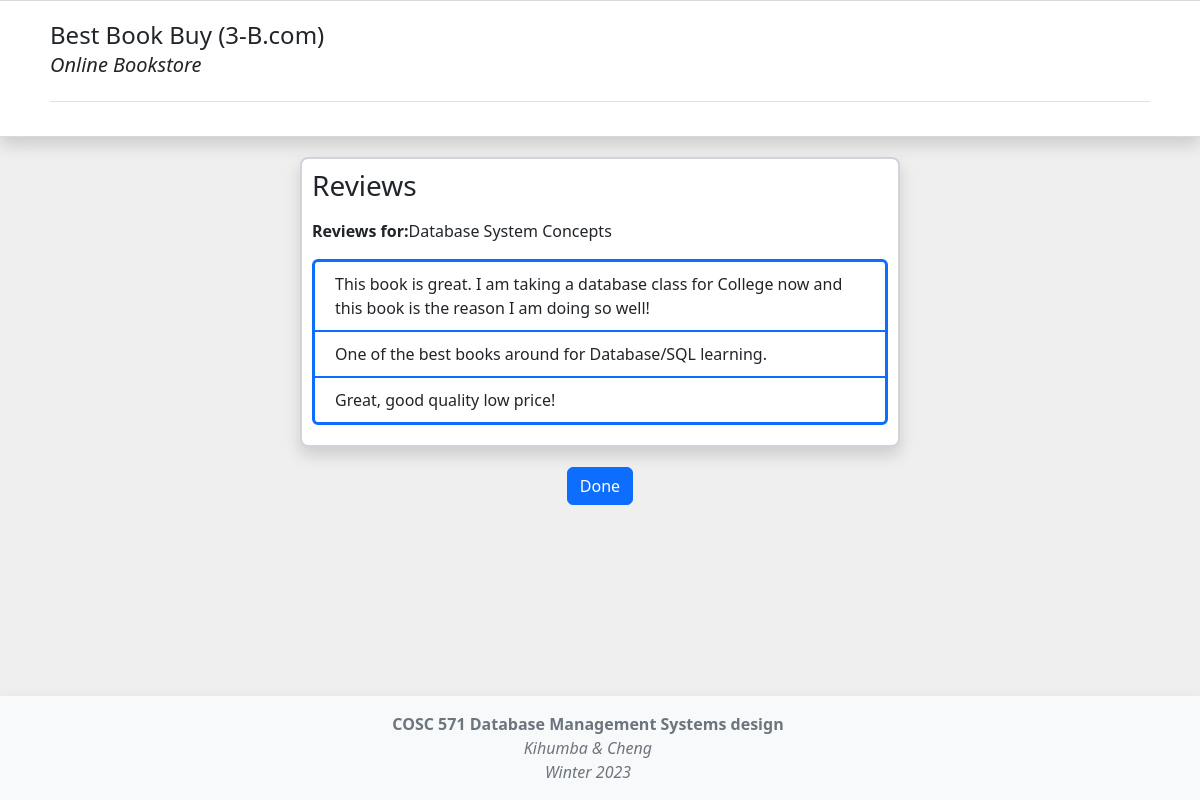
The app's page /screen4.php?id=9780073523323 with its own data.
### tables this page shows
create table book
	(title varchar(200) not null,
	 author varchar(100),
 	 publisher varchar(100),
 	 price float(2) check (price > 0),
	 isbn numeric(13,0),
	 category_Id integer,
	 primary key (isbn),
	 foreign key (category_Id) references category(category_Id));

create table review
	(review_num integer,
	 comment varchar(500),
	 ISBN numeric(13,0),
	 primary key(review_num, ISBN),
	 foreign key(isbn) references book(ISBN));

### screen4.php (the view, shortened to what this page needs)
<!DOCTYPE html>
<html>
	<head>
		<link rel="stylesheet" href="https://cdn.jsdelivr.net/npm/bootstrap@5.2.0/dist/css/bootstrap.min.css">
		<link rel="stylesheet" href="/css/custom.css">
	</head>
	<body class="d-flex flex-column min-vh-100">
        <?php include("./view/header.php"); ?>
        <div class="container-fluid">
			<div class="standard-container bg-white shadow">
				<h1 class="h3 mb-3 fw-normal">Reviews</h1>
				<?php
				require_once('mysql_connect.php');
				$id = $_GET['id'];
				$query = "select * from review where isbn = ".$id."";
				$query2 = "select title from book where isbn = ".$id."";
				$response = @mysqli_query($dbConnection, $query);
				$response2 = @mysqli_query($dbConnection, $query2);
				if ($response){
					$comments = '';
					while ($row = mysqli_fetch_array($response)){
						$comments = $comments.'<div class="row">
										<div class="col">'
												.$row[1].'
										</div>
									 </div>';
					}
				echo '<p><b>Reviews for:</b>'.mysqli_fetch_array($response2)[0].'</p>
				<div class="reviews-container">'
					.$comments.'
				</div>';
				}
				?>
				</div>
				<div class="text-center">
					<a class="btn btn-md btn-primary" href="screen3.php">Done</a>
				</div>
			</div>
		<?php include("./view/footer.php"); ?>
	</body>
</html>

### css/custom.css (style rules this page uses)
:root { --bootstrap-blue: #0d6efd; --gray: #ced4da; --light-gray: #efefef; }
body { background-color: var(--light-gray); }
.standard-container { max-width: 600px; margin: 20px auto; padding: 10px; border-radius: 8px; border: 2px solid var(--gray); }
.reviews-container { width: 100%; border-radius: 6px; border: solid var(--bootstrap-blue); margin: 10px 0px; padding: 0px 10px; max-height: 300px; overflow-y: scroll; }
.reviews-container .row { padding: 10px; border-bottom: 2px solid var(--bootstrap-blue); }
.reviews-container .row:last-child { border: 0px; }

### records on screen
book: title "Database System Concepts"
review: comment "This book is great. I am taking a database class for College now and this book is the reason I am doing so well!"
review: comment "One of the best books around for Database/SQL learning."
review: comment "Great, good quality low price!"
